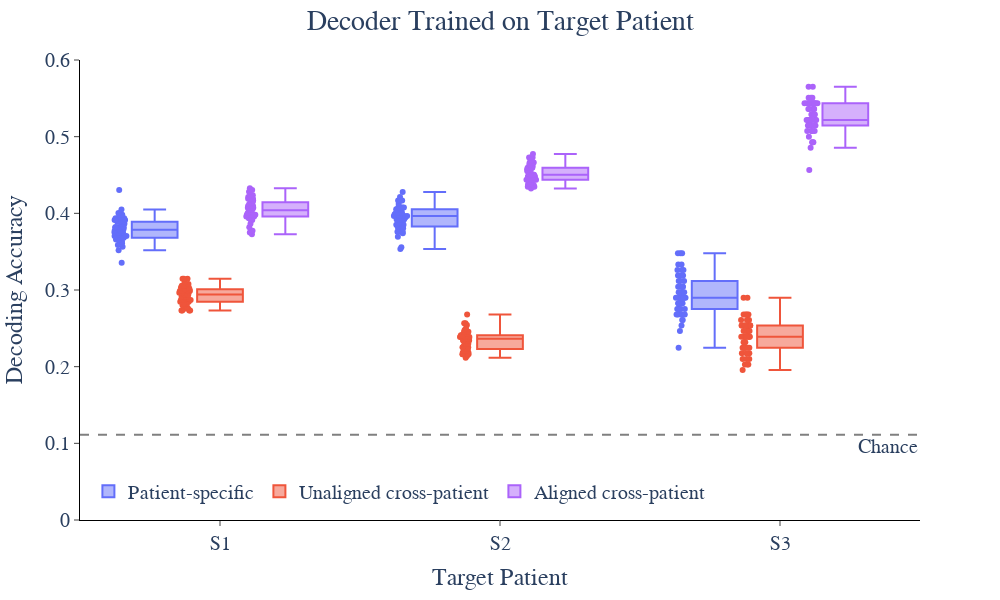

Notebook cell for this chart:
### Code cell
fig_ind = 'pAll'
fig_df = decode_df_long[decode_df_long['Phoneme Index'] == fig_ind]
fig = px.box(fig_df, x='Patient', y="accuracy", color='Decoding Context', points='all', width=1000, height=600, color_discrete_sequence=['#636EFA', '#EF553B', '#AB63FA'])
# fig = px.box(decode_df, x='Patient', y="accuracy", color='Decoding Context', points='all', width=1200, height=2400, color_discrete_sequence=px_colors, facet_row='Phoneme Index')
# fig = px.box(decode_df, x='subject', y="accuracy", color='Decoding Context', points='all', width=850, height=500, color_discrete_sequence=px_colors[1:])
fig.add_hline(y=1/9, line_dash='dash', line_color='grey', annotation_text='Chance', annotation_position='bottom right')
# fig.add_hline(y=1/9, line_dash='dash', line_color='grey', annotation_text='Chance', annotation_position='right')
fig.update_layout(
    plot_bgcolor='white',
    legend=dict(
        orientation='h',
        yanchor='bottom',
        y=0.02,
        xanchor='left',
        x=0.01,
        title_text=''
    ),
    # showlegend=False,
    # title_text=f'Phoneme Decoding - Target Patient in Training Set',
    title_text=f'Decoder Trained on Target Patient',
    # title_text='All Phonemes - Pooled Decoding',
    # title_text=f'Aligned Decoding Accuracy With Varied Amounts of Pooled Patients',
    # title_text='Decoder Only Trained on Non-Target Patients',
    title_x=0.5,
    font=dict(size=20, family='Arial')
)
fig.update_xaxes(
    title='Target Patient',
    mirror=False,
    ticks='outside',
    showline=True,
    linecolor='black',
    showgrid=False,
    # tickvals=[0,1,2,3],
    # ticktext=['S1', 'S2', 'S3', 'S4'],
    # range=[-0.5, 4.5],
    tickvals=[0,1,2],
    # ticktext=['S1', 'S2', 'S4'],
    range=[-0.5, 2.5]
)
fig.update_yaxes(
    title='Decoding Accuracy',
    # title='',
    mirror=False,
    ticks='outside',
    showline=True,
    linecolor='black',
    showgrid=False,
    range=[0, 0.6]
)
fig.show()

### Figure 1 — Plotly figure (JSON) as saved in the notebook; plotly's stock layout.template omitted (floating-point values rounded to 4 significant figures; data arrays with more than 128 entries replaced by an {"elided": "..."} marker saying what was removed)
{"data": [{"alignmentgroup": "True", "boxpoints": "all", "hovertemplate": "Decoding Context=Patient-specific<br>Patient=%{x}<br>accuracy=%{y}<extra></extra>", "legendgroup": "Patient-specific", "marker": {"color": "#636EFA"}, "name": "Patient-specific", "notched": false, "offsetgroup": "Patient-specific", "orientation": "v", "showlegend": true, "type": "box", "x": {"elided": "400 str values"}, "x0": " ", "xaxis": "x", "y": {"elided": "400 float values"}, "y0": " ", "yaxis": "y"}, {"alignmentgroup": "True", "boxpoints": "all", "hovertemplate": "Decoding Context=Unaligned cross-patient<br>Patient=%{x}<br>accuracy=%{y}<extra></extra>", "legendgroup": "Unaligned cross-patient", "marker": {"color": "#EF553B"}, "name": "Unaligned cross-patient", "notched": false, "offsetgroup": "Unaligned cross-patient", "orientation": "v", "showlegend": true, "type": "box", "x": {"elided": "400 str values"}, "x0": " ", "xaxis": "x", "y": {"elided": "400 float values"}, "y0": " ", "yaxis": "y"}, {"alignmentgroup": "True", "boxpoints": "all", "hovertemplate": "Decoding Context=Aligned cross-patient<br>Patient=%{x}<br>accuracy=%{y}<extra></extra>", "legendgroup": "Aligned cross-patient", "marker": {"color": "#AB63FA"}, "name": "Aligned cross-patient", "notched": false, "offsetgroup": "Aligned cross-patient", "orientation": "v", "showlegend": true, "type": "box", "x": {"elided": "400 str values"}, "x0": " ", "xaxis": "x", "y": {"elided": "400 float values"}, "y0": " ", "yaxis": "y"}], "layout": {"annotations": [{"showarrow": false, "text": "Chance", "x": 1, "xanchor": "right", "xref": "x domain", "y": 0.1111, "yanchor": "top", "yref": "y"}], "boxmode": "group", "font": {"family": "Arial", "size": 20}, "height": 600, "legend": {"orientation": "h", "title": {"text": ""}, "tracegroupgap": 0, "x": 0.01, "xanchor": "left", "y": 0.02, "yanchor": "bottom"}, "margin": {"t": 60}, "plot_bgcolor": "white", "shapes": [{"line": {"color": "grey", "dash": "dash"}, "type": "line", "x0": 0, "x1": 1, "xref": "x domain", "y0": 0.1111, "y1": 0.1111, "yref": "y"}], "title": {"text": "Decoder Trained on Target Patient", "x": 0.5}, "width": 1000, "xaxis": {"anchor": "y", "domain": [0, 1], "linecolor": "black", "mirror": false, "range": [-0.5, 2.5], "showgrid": false, "showline": true, "ticks": "outside", "tickvals": [0, 1, 2], "title": {"text": "Target Patient"}}, "yaxis": {"anchor": "x", "domain": [0, 1], "linecolor": "black", "mirror": false, "range": [0, 0.6], "showgrid": false, "showline": true, "ticks": "outside", "title": {"text": "Decoding Accuracy"}}}}
